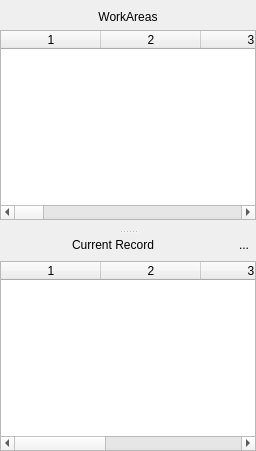
         <widget class="QWidget" name="tabWorkAreas">
          <attribute name="title">
           <string>WorkAreas</string>
          </attribute>
          <layout class="QVBoxLayout" name="verticalLayout_15">
           <property name="spacing">
            <number>6</number>
           </property>
           <property name="leftMargin">
            <number>0</number>
           </property>
           <property name="topMargin">
            <number>0</number>
           </property>
           <property name="rightMargin">
            <number>0</number>
           </property>
           <property name="bottomMargin">
            <number>0</number>
           </property>
           <item>
            <widget class="QSplitter" name="splitter_5">
             <property name="orientation">
              <enum>Qt::Vertical</enum>
             </property>
             <widget class="QWidget" name="horizontalLayoutWidget_2">
              <layout class="QHBoxLayout" name="horizontalLayout_4">
               <property name="topMargin">
                <number>0</number>
               </property>
               <item>
                <layout class="QVBoxLayout" name="verticalLayout_18">
                 <property name="topMargin">
                  <number>10</number>
                 </property>
                 <property name="bottomMargin">
                  <number>10</number>
                 </property>
                 <item>
                  <widget class="QLabel" name="labelOpenTables">
                   <property name="text">
                    <string>WorkAreas</string>
                   </property>
                   <property name="alignment">
                    <set>Qt::AlignCenter</set>
                   </property>
                  </widget>
                 </item>
                 <item>
                  <widget class="QTableWidget" name="tableOpenTables">
                   <property name="columnCount">
                    <number>16</number>
                   </property>
                   <column/>
                   <column/>
                   <column/>
                   <column/>
                   <column/>
                   <column/>
                   <column/>
                   <column/>
                   <column/>
                   <column/>
                   <column/>
                   <column/>
                   <column/>
                   <column/>
                   <column/>
                   <column/>
                  </widget>
                 </item>
                </layout>
               </item>
              </layout>
             </widget>
             <widget class="QWidget" name="horizontalLayoutWidget">
              <layout class="QHBoxLayout" name="horizontalLayout_3">
               <property name="topMargin">
                <number>0</number>
               </property>
               <item>
                <layout class="QVBoxLayout" name="verticalLayout_19">
                 <property name="topMargin">
                  <number>0</number>
                 </property>
                 <item>
                  <layout class="QHBoxLayout" name="horizontalLayout_9">
                   <property name="topMargin">
                    <number>0</number>
                   </property>
                   <item>
                    <widget class="QLabel" name="labelCurrentRecord">
                     <property name="text">
                      <string>Current Record</string>
                     </property>
                     <property name="alignment">
                      <set>Qt::AlignCenter</set>
                     </property>
                    </widget>
                   </item>
                   <item>
                    <widget class="QToolButton" name="btnStructure">
                     <property name="toolTip">
                      <string>Copy Structure to Clipboard</string>
                     </property>
                     <property name="text">
                      <string>...</string>
                     </property>
                     <property name="icon">
                      <iconset resource="hbide.qrc">
                       <normaloff>:/resources/clipboard.png</normaloff>:/resources/clipboard.png</iconset>
                     </property>
                     <property name="autoRaise">
                      <bool>true</bool>
                     </property>
                    </widget>
                   </item>
                  </layout>
                 </item>
                 <item>
                  <widget class="QTableWidget" name="tableCurrentRecord">
                   <property name="editTriggers">
                    <set>QAbstractItemView::NoEditTriggers</set>
                   </property>
                   <property name="selectionMode">
                    <enum>QAbstractItemView::SingleSelection</enum>
                   </property>
                   <property name="columnCount">
                    <number>5</number>
                   </property>
                   <attribute name="horizontalHeaderStretchLastSection">
                    <bool>false</bool>
                   </attribute>
                   <attribute name="verticalHeaderStretchLastSection">
                    <bool>false</bool>
                   </attribute>
                   <column/>
                   <column/>
                   <column/>
                   <column/>
                   <column/>
                  </widget>
                 </item>
                </layout>
               </item>
              </layout>
             </widget>
            </widget>
           </item>
          </layout>
         </widget>
